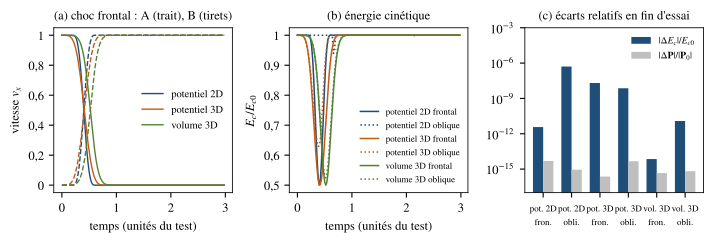

Source code (Python):
"""Auto-tests de contact par potentiel : collision de deux corps rigides sans
frottement ni amortissement (selftest-potential2d, -potential3d, -potvolume3d).
(a) vitesses en x du choc frontal ; (b) energie cinetique rapportee a Ec0 ;
(c) ecarts relatifs finaux d'energie cinetique et de quantite de mouvement.
Donnees : collision_potentiel.csv (traces CSV des auto-tests, echantillonnees
tous les 0,02 s) et collision_bilan.csv (lignes [POT] des journaux),
rejoues le 2026-10-06. Usage : python fig_collision.py -> fig_collision.pdf
"""
import os, csv
import numpy as np
from style_verif import plt, virgule

HERE = os.path.dirname(os.path.abspath(__file__))
rows = list(csv.DictReader(open(os.path.join(HERE, "collision_potentiel.csv"))))
bil = list(csv.DictReader(open(os.path.join(HERE, "collision_bilan.csv"))))
TESTS = [("potentiel_2D", "potentiel 2D", "#1f4e79"), ("potentiel_3D", "potentiel 3D", "#c55a11"),
         ("volume_3D", "volume 3D", "#548235")]


def get(test, ph):
    r = [x for x in rows if x["test"] == test and x["phase"] == ph]
    return {k: np.array([float(x[k]) for x in r]) for k in ("t", "vAx", "vBx", "Px", "W_contact", "Ec")}


fig, ax = plt.subplots(1, 3, figsize=(7.2, 2.5))
for test, lab, c in TESTS:
    d = get(test, "1")
    ax[0].plot(d["t"], d["vAx"], color=c, lw=1.0, label=lab)
    ax[0].plot(d["t"], d["vBx"], color=c, lw=1.0, ls="--")
    for ph, ls in (("1", "-"), ("2", ":")):
        d = get(test, ph)
        ax[1].plot(d["t"], d["Ec"] / d["Ec"][0], color=c, ls=ls, lw=1.1,
                   label=lab + (" frontal" if ph == "1" else " oblique"))
ax[0].set_xlabel("temps (unités du test)")
ax[0].set_ylabel(r"vitesse $v_x$")
ax[0].set_title("(a) choc frontal : A (trait), B (tirets)", fontsize=9)
ax[0].legend(loc="center right")
ax[1].set_xlabel("temps (unités du test)")
ax[1].set_ylabel(r"$E_c / E_{c0}$")
ax[1].set_title("(b) énergie cinétique", fontsize=9)
ax[1].legend(loc="lower right", fontsize=6.5)
for a in ax[:2]:
    virgule(a)
# (c) ecarts finaux
a = ax[2]
x = np.arange(6)
lab = [f"{t.split('_')[0][:3]}. {t.split('_')[1]}\n{p[:4]}." for t, p in
       [(b["test"], b["phase"]) for b in bil]]
dE = [float(b["dEc_sur_Ec0"]) for b in bil]
dP = [float(b["dP_sur_P0"]) for b in bil]
a.bar(x - 0.18, dE, 0.36, color="#1f4e79", label=r"$|\Delta E_c|/E_{c0}$")
a.bar(x + 0.18, dP, 0.36, color="#bfbfbf", label=r"$|\Delta \mathbf{P}|/|\mathbf{P}_0|$")
a.set_yscale("log")
a.set_ylim(1e-17, 1e-3)
a.set_xticks(x)
a.set_xticklabels(lab, fontsize=6.5)
a.set_title("(c) écarts relatifs en fin d'essai", fontsize=9)
a.legend(loc="upper right", fontsize=7, ncol=1)
fig.tight_layout()
fig.savefig(os.path.join(HERE, "fig_collision.pdf"))
